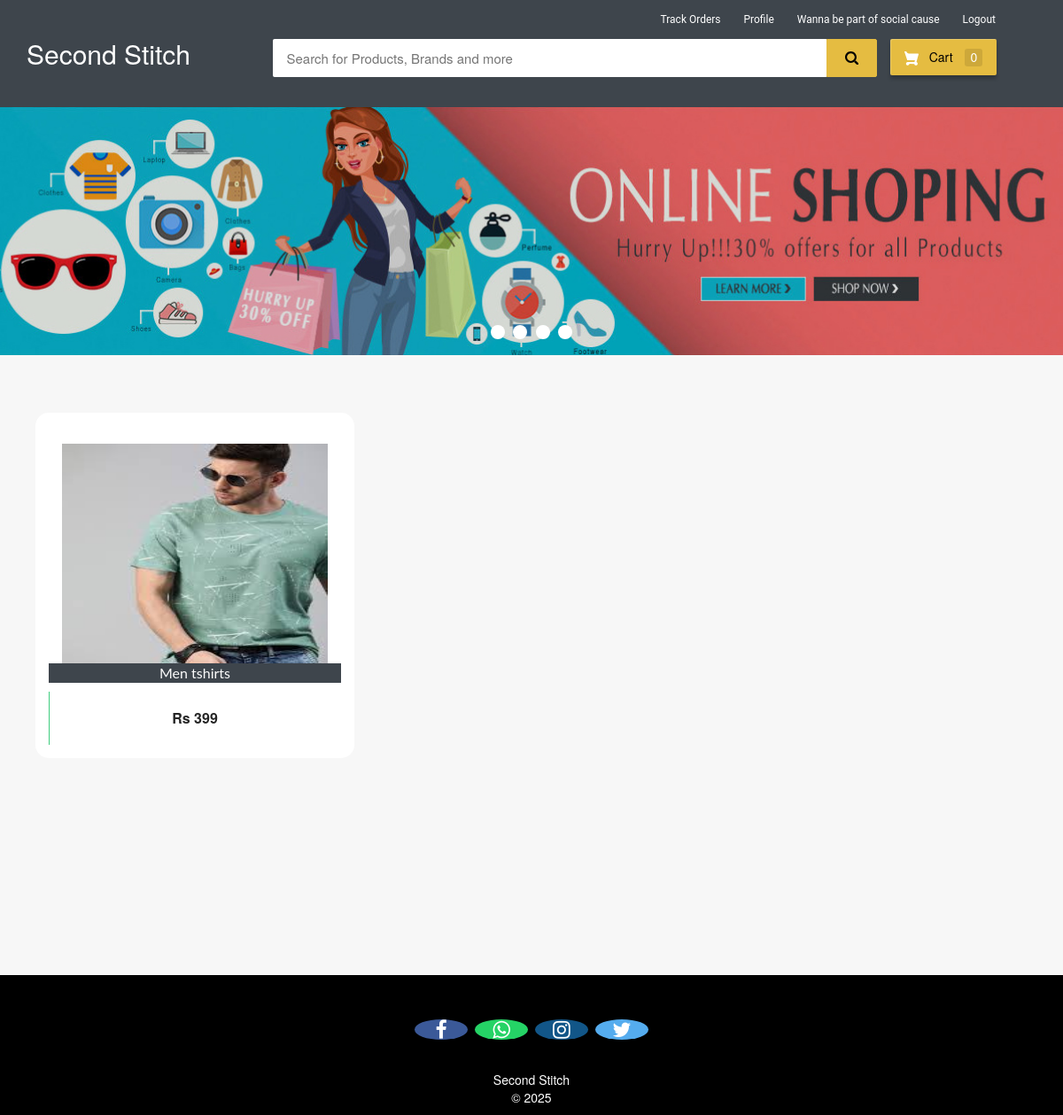
/customer-home (signed in), run on the app's committed database.
### ecom/models.py (models this page shows, shortened)
class Product(models.Model):
    name=models.CharField(max_length=40)
    product_image= models.ImageField(upload_to='product_image/',null=True,blank=True)
    price = models.PositiveIntegerField()
    description=models.CharField(max_length=40)

### ecom/views.py (the view)
# urls.py: path('customer-home', views.customer_home_view,name='customer-home'),
@login_required(login_url='customerlogin')
@user_passes_test(is_customer)
def customer_home_view(request):
    products=models.Product.objects.all()
    if 'product_ids' in request.COOKIES:
        product_ids = request.COOKIES['product_ids']
        counter=product_ids.split('|')
        product_count_in_cart=len(set(counter))
    else:
        product_count_in_cart=0
    return render(request,'ecom/customer_home.html',{'products':products,'product_count_in_cart':product_count_in_cart})

### ecom/views.py (called while the page is built)
def is_customer(user):
    return user.groups.filter(name='CUSTOMER').exists()

### templates/ecom/customer_home.html (shortened to what this page needs)
{% extends 'ecom/customer_base.html' %}
{% load static %}
{% block content %}
<div class="row">
  <div class="col-md-12">
    <div class="slider-container">
      <div class="menu">
        <label for="slide-dot-1"></label>
        <label for="slide-dot-2"></label>
        <label for="slide-dot-3"></label>
        <label for="slide-dot-4"></label>
      </div>
        <div class="slide slide-2"></div>
    </div>
  </div>
</div>
  {%if products%}
  <br>
  <div class="row">
      {% for p in products %}
      <div class="column">
      <div class="container page-wrapper" style="width: 450px;">
        <div class="page-inner">
          <div class="row">
            <div class="el-wrapper">
              <div class="box-up">
                <img class="img" src="{% static p.product_image.url %}" alt="product pic" height="300px" width="300px">
                <div class="img-info">
                  <div class="info-inner">
                    <span style="background-color:#3e454c; color:fbfbfb;"class="p-company">{{p.name}}</span>
                  </div>
                </div>
              </div>
              <div class="box-down">
                <a class="cart" href="{% url 'add-to-cart' p.id  %}">
                  <span class="price">Rs {{p.price}}</span>
                  <span class="add-to-cart">
                    <span class="txt"><i class="fa fa-shopping-cart"></i> Add To Cart</span>
                  </span>
                </a>
              </div>
            </div>
          </div>
        </div>
      </div>
      </div>
  {% endfor %}
</div>
{%else%}
<h3 style="text-align:center; color:#3E454C;">No Search Found</h3>
{%endif%}
<br><br><br>
<br><br><br><br><br><br><br><br><br><br><br><br>
{% endblock content %}

### templates/ecom/customer_base.html (style rules this page uses)
body { background-color: #f7f7f7; font-weight: 200px; }
.menu { cursor: pointer }
.fa { font-size: 23px; width: 60px; text-align: center; text-decoration: none; margin: 5px 2px; border-radius: 50%; }

### data on the page
Product: product_image (picture), name "Men tshirts", price "399"

### other printed values
{{ product_count_in_cart }} "0"
